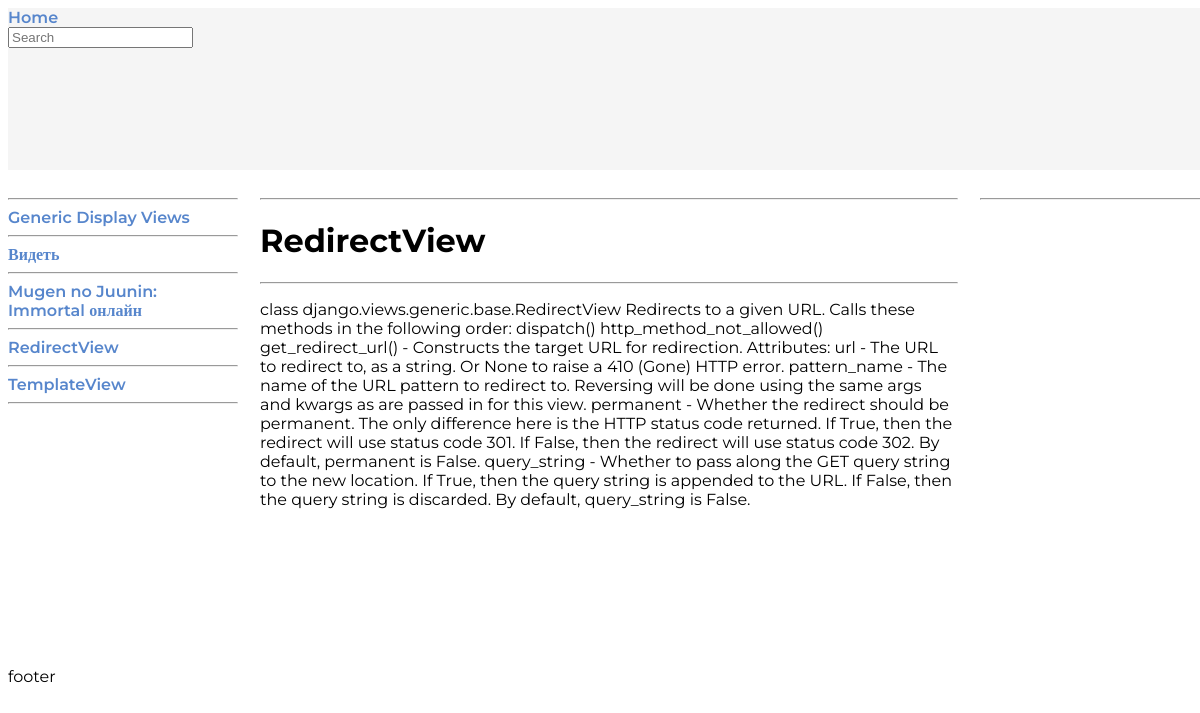
Page /redirectview/ on the committed database.
### blog/models.py (models this page shows, shortened)
class Article(models.Model):
	STATUS_CHOICES = (
		('personal', 'Personal'),
		('public', 'Public'),
	)
	title = models.CharField(max_length=250)
	slug = models.SlugField(max_length=250, unique_for_date='publish', verbose_name='URL',)# default=slugify('0'))
	article = RichTextUploadingField(blank=True, default='')
	publish = models.DateTimeField(default=timezone.now)
	created = models.DateTimeField(auto_now_add=True)
	updated = models.DateTimeField(auto_now=True)
	status = models.CharField(max_length=10, choices=STATUS_CHOICES, default='personal')
	tags = TaggableManager(help_text = "Список тегов, разделенных запятыми.", through=None, blank=True)
	def get_absolute_url(self):
		return (self.slug)

### blog/views.py (the view)
# urls.py: path('<slug:slug>/', ArticleDetailView.as_view(), name='article_detail'),
class ArticleDetailView(DetailView):
    model = Article
    template_name = "blog/blog_detail.html"

### blog/context_processors/title_list.py (called while the page is built)
def title_list(request):
	return {'title_list': Article.objects.all().order_by('-publish')}

### templates/blog/blog_detail.html (shortened to what this page needs)
{% extends "base.html" %}
{% load static %}
{% block content %}
    <div class="aside-left">
        <hr>
        {% for article in title_list %}
            <a href="/{{ article.get_absolute_url }}">{{article.title}}</a>
            <hr>
        {% endfor %}
    </div>
    <div class="article">
        <hr>
        <h1>{{article.title}}</h1>
        <hr>
        {% autoescape off %} {{article.article }} {% endautoescape %}
    </div>
    <div class="aside-right">
        <hr>
    </div>
{% endblock content %}

### static/css/base.css (style rules this page uses)
html, body { width: 100%; height: 100%; font-family: Montserrat; }
:root { --TextColor: #3a3a3a; --LinkCo0lor: #5786cc; --BackColor: #f5f5f5; }
body { display: grid; grid-template-columns: auto; grid-template-rows: auto; grid-template-areas: "header" "content" "footer"; gap: 20px; }
a { color: var(--LinkCo0lor); text-decoration: none; font-weight: 600; }
hr { align: center; width: 100%; size: 1; }
.aside-left { padding-right: 12px; grid-area: aside-left; }
.article { padding: 0 12px 0 12px; grid-area: article; }
.aside-right { padding-left: 12px; grid-area: aside-right; }

### rows in the picture
Article: title "Generic Display Views"
Article: title "Видеть"
Article: title "Mugen no Juunin: Immortal онлайн"
Article: title "RedirectView", article "class django.views.generic.base.RedirectView Redirects to a given URL. Calls these methods in the following order: dispatch() http_method_not_allowed() get_redirect_url() - Constructs the target URL for redirection. Attributes: url - The URL to redirect to, as a string. Or None to raise a 410 (Gone) HTTP error. pattern_name - The name of the URL pattern to redirect to. Reversing will be done using the same args and kwargs as are passed in for this view. permanent - Whether the redirect should be permanent. The only difference here is the HTTP status code returned. If True, then the redirect will use status code 301. If False, then the redirect will use status code 302. By default, permanent…"
Article: title "TemplateView"
